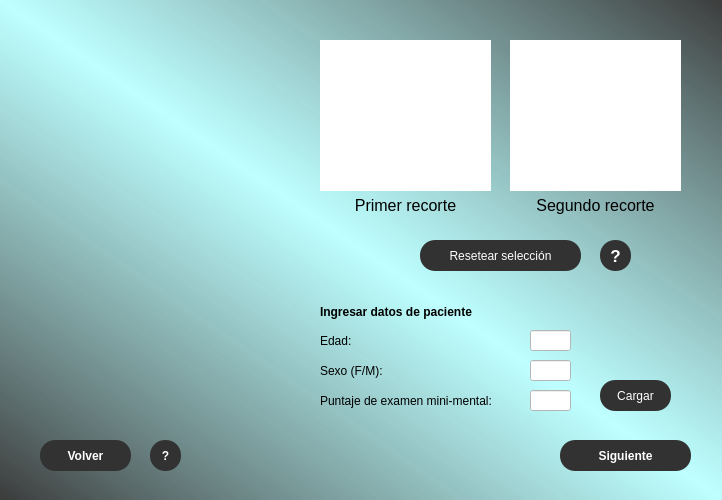
<?xml version="1.0" encoding="UTF-8"?>
<ui version="4.0">
 <class>dialog</class>
 <widget class="QDialog" name="dialog">
  <property name="geometry">
   <rect>
    <x>0</x>
    <y>0</y>
    <width>722</width>
    <height>500</height>
   </rect>
  </property>
  <property name="windowTitle">
   <string>Dialog</string>
  </property>
  <property name="styleSheet">
   <string notr="true">background-color: qlineargradient(spread:reflect, x1:0, y1:1, x2:0.5, y2:0.5, stop:0 rgba(50, 50, 50, 200), stop:1 rgba(190, 255, 255, 255));</string>
  </property>
  <widget class="QLabel" name="LabelRecorte1">
   <property name="geometry">
    <rect>
     <x>320</x>
     <y>40</y>
     <width>171</width>
     <height>151</height>
    </rect>
   </property>
   <property name="styleSheet">
    <string notr="true">background-color: rgb(255, 255, 255);</string>
   </property>
   <property name="text">
    <string/>
   </property>
  </widget>
  <widget class="QPushButton" name="Volver">
   <property name="geometry">
    <rect>
     <x>40</x>
     <y>440</y>
     <width>91</width>
     <height>31</height>
    </rect>
   </property>
   <property name="styleSheet">
    <string notr="true">background-color: rgb(50,50 , 50);
border-radius: 15px;
font: 75 13pt &quot;Helvetica&quot;;
color: white;
font-weight:bold;
</string>
   </property>
   <property name="text">
    <string>Volver</string>
   </property>
  </widget>
  <widget class="QLabel" name="LabelRecorte2">
   <property name="geometry">
    <rect>
     <x>510</x>
     <y>40</y>
     <width>171</width>
     <height>151</height>
    </rect>
   </property>
   <property name="styleSheet">
    <string notr="true">background-color: rgb(255, 255, 255);</string>
   </property>
   <property name="text">
    <string/>
   </property>
  </widget>
  <widget class="QPushButton" name="ResetSeleccion">
   <property name="geometry">
    <rect>
     <x>420</x>
     <y>240</y>
     <width>161</width>
     <height>31</height>
    </rect>
   </property>
   <property name="styleSheet">
    <string notr="true">background-color: rgb(50,50 , 50);
border-radius: 15px;
font: 75 13pt &quot;Helvetica&quot;;
color: white;</string>
   </property>
   <property name="text">
    <string>Resetear selección</string>
   </property>
  </widget>
  <widget class="QLabel" name="NivelMax_2">
   <property name="geometry">
    <rect>
     <x>320</x>
     <y>190</y>
     <width>171</width>
     <height>31</height>
    </rect>
   </property>
   <property name="font">
    <font>
     <family>Helvetica</family>
     <pointsize>12</pointsize>
     <weight>9</weight>
     <italic>false</italic>
     <bold>false</bold>
    </font>
   </property>
   <property name="styleSheet">
    <string notr="true">background-color:transparent;
font: 75 12pt &quot;Helvetica&quot;;</string>
   </property>
   <property name="text">
    <string>Primer recorte</string>
   </property>
   <property name="alignment">
    <set>Qt::AlignCenter</set>
   </property>
  </widget>
  <widget class="QLabel" name="NivelMax_3">
   <property name="geometry">
    <rect>
     <x>510</x>
     <y>190</y>
     <width>171</width>
     <height>31</height>
    </rect>
   </property>
   <property name="font">
    <font>
     <family>Helvetica</family>
     <pointsize>12</pointsize>
     <weight>9</weight>
     <italic>false</italic>
     <bold>false</bold>
    </font>
   </property>
   <property name="styleSheet">
    <string notr="true">background-color:transparent;
font: 75 12pt &quot;Helvetica&quot;;</string>
   </property>
   <property name="text">
    <string>Segundo recorte</string>
   </property>
   <property name="alignment">
    <set>Qt::AlignCenter</set>
   </property>
  </widget>
  <widget class="QLabel" name="label">
   <property name="geometry">
    <rect>
     <x>320</x>
     <y>296</y>
     <width>241</width>
     <height>31</height>
    </rect>
   </property>
   <property name="styleSheet">
    <string notr="true">background-color:transparent;
font: 75 13pt &quot;Helvetica&quot;;
font-weight:bold;</string>
   </property>
   <property name="text">
    <string>Ingresar datos de paciente</string>
   </property>
  </widget>
  <widget class="QLabel" name="label_2">
   <property name="geometry">
    <rect>
     <x>320</x>
     <y>330</y>
     <width>60</width>
     <height>21</height>
    </rect>
   </property>
   <property name="styleSheet">
    <string notr="true">background-color:transparent;
font: 75 12pt &quot;Helvetica&quot;;
</string>
   </property>
   <property name="text">
    <string>Edad:</string>
   </property>
  </widget>
  <widget class="QLabel" name="label_3">
   <property name="geometry">
    <rect>
     <x>320</x>
     <y>360</y>
     <width>81</width>
     <height>21</height>
    </rect>
   </property>
   <property name="styleSheet">
    <string notr="true">background-color:transparent;
font: 75 12pt &quot;Helvetica&quot;;</string>
   </property>
   <property name="text">
    <string>Sexo (F/M):</string>
   </property>
  </widget>
  <widget class="QLabel" name="label_4">
   <property name="geometry">
    <rect>
     <x>320</x>
     <y>390</y>
     <width>201</width>
     <height>21</height>
    </rect>
   </property>
   <property name="styleSheet">
    <string notr="true">background-color:transparent;
font: 75 12pt &quot;Helvetica&quot;;</string>
   </property>
   <property name="text">
    <string>Puntaje de examen mini-mental:</string>
   </property>
  </widget>
  <widget class="QPushButton" name="CargarDatos">
   <property name="geometry">
    <rect>
     <x>600</x>
     <y>380</y>
     <width>71</width>
     <height>31</height>
    </rect>
   </property>
   <property name="styleSheet">
    <string notr="true">background-color: rgb(50,50 , 50);
border-radius: 15px;
font: 75 13pt &quot;Helvetica&quot;;
color: white;</string>
   </property>
   <property name="text">
    <string>Cargar</string>
   </property>
  </widget>
  <widget class="QLabel" name="error">
   <property name="geometry">
    <rect>
     <x>320</x>
     <y>410</y>
     <width>371</width>
     <height>20</height>
    </rect>
   </property>
   <property name="styleSheet">
    <string notr="true">background-color:transparent;
font: 75 10pt &quot;Helvetica&quot;;
color: red;</string>
   </property>
   <property name="text">
    <string/>
   </property>
  </widget>
  <widget class="QPushButton" name="Avanzar">
   <property name="geometry">
    <rect>
     <x>560</x>
     <y>440</y>
     <width>131</width>
     <height>31</height>
    </rect>
   </property>
   <property name="styleSheet">
    <string notr="true">background-color: rgb(50,50 , 50);
border-radius: 15px;
font: 75 13pt &quot;Helvetica&quot;;
color: white;
font-weight:bold</string>
   </property>
   <property name="text">
    <string>Siguiente</string>
   </property>
  </widget>
  <widget class="QLineEdit" name="Age">
   <property name="geometry">
    <rect>
     <x>530</x>
     <y>330</y>
     <width>41</width>
     <height>21</height>
    </rect>
   </property>
   <property name="styleSheet">
    <string notr="true">background-color: rgb(255, 255, 255);
border-color: rgb(0, 0, 0);
font: 75 12pt &quot;Helvetica&quot;;
</string>
   </property>
   <property name="text">
    <string/>
   </property>
   <property name="alignment">
    <set>Qt::AlignCenter</set>
   </property>
  </widget>
  <widget class="QLineEdit" name="Sex">
   <property name="geometry">
    <rect>
     <x>530</x>
     <y>360</y>
     <width>41</width>
     <height>21</height>
    </rect>
   </property>
   <property name="styleSheet">
    <string notr="true">background-color: rgb(255, 255, 255);
border-color: rgb(0, 0, 0);
font: 75 12pt &quot;Helvetica&quot;;
</string>
   </property>
   <property name="text">
    <string/>
   </property>
   <property name="alignment">
    <set>Qt::AlignCenter</set>
   </property>
  </widget>
  <widget class="QLineEdit" name="MiniMentalScore">
   <property name="geometry">
    <rect>
     <x>530</x>
     <y>390</y>
     <width>41</width>
     <height>21</height>
    </rect>
   </property>
   <property name="styleSheet">
    <string notr="true">background-color: rgb(255, 255, 255);
border-color: rgb(0, 0, 0);
font: 75 12pt &quot;Helvetica&quot;;
</string>
   </property>
   <property name="text">
    <string/>
   </property>
   <property name="alignment">
    <set>Qt::AlignCenter</set>
   </property>
  </widget>
  <widget class="QPushButton" name="Ayuda">
   <property name="geometry">
    <rect>
     <x>150</x>
     <y>440</y>
     <width>31</width>
     <height>31</height>
    </rect>
   </property>
   <property name="styleSheet">
    <string notr="true">background-color: rgb(50,50 , 50);
border-radius: 15px;
font: 75 13pt &quot;Helvetica&quot;;
color: white;
font-weight:bold;
</string>
   </property>
   <property name="text">
    <string>?</string>
   </property>
  </widget>
  <widget class="QLabel" name="logo">
   <property name="geometry">
    <rect>
     <x>280</x>
     <y>430</y>
     <width>161</width>
     <height>41</height>
    </rect>
   </property>
   <property name="styleSheet">
    <string notr="true"> background-color:transparent;
</string>
   </property>
   <property name="text">
    <string/>
   </property>
  </widget>
  <widget class="QPushButton" name="AyudaRecortes">
   <property name="geometry">
    <rect>
     <x>600</x>
     <y>240</y>
     <width>31</width>
     <height>31</height>
    </rect>
   </property>
   <property name="font">
    <font>
     <family>Helvetica</family>
     <pointsize>13</pointsize>
     <weight>75</weight>
     <italic>false</italic>
     <bold>true</bold>
    </font>
   </property>
   <property name="styleSheet">
    <string notr="true">background-color: rgb(50,50 , 50);
border-radius: 15px;
font: 75 13pt &quot;Helvetica&quot;;
color: white;
font-weight:bold;
</string>
   </property>
   <property name="text">
    <string>?</string>
   </property>
  </widget>
 </widget>
 <resources/>
 <connections/>
</ui>
